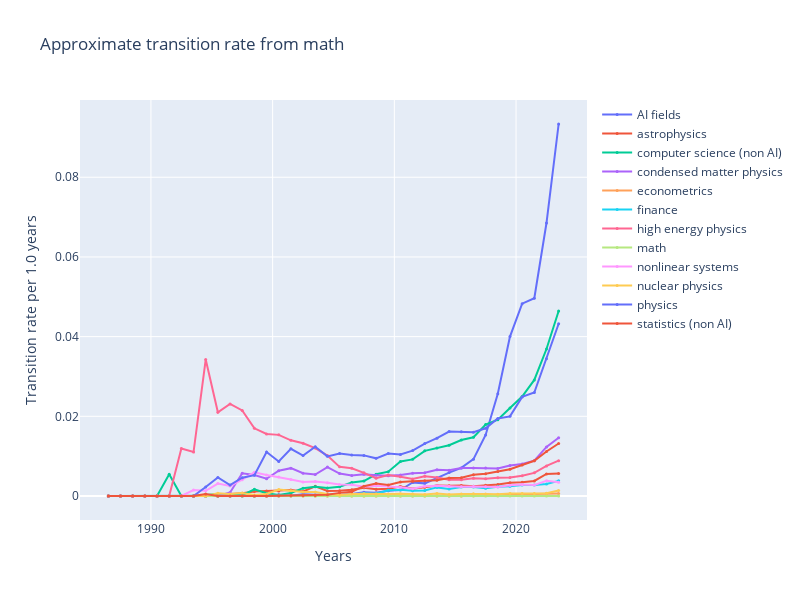

Notebook cell for this chart:
### Code cell
cat = 'math'
# plot_transitions(author_transitions_collapsed, unique_categories_collapsed, unique_categories_collapsed.index(cat))
plot_relative_transitions(author_transitions_collapsed, author_counts_collapsed, 
                          unique_categories_collapsed, unique_categories_collapsed.index(cat))
